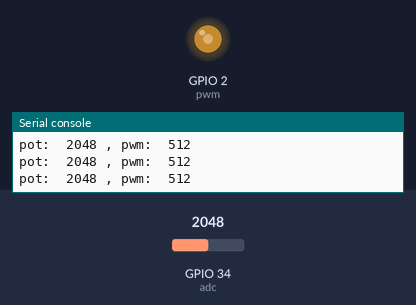
Recording of a program running on a simulated ESP32 board running MicroPython. Parts: output pins drawn as LEDs (lit = HIGH), the last lines printed to the serial console. Inputs (shaded band) come from the test bench; at power-on: GPIO 34 (adc) = 2048 (analog values on the 0–4095 scale).

Above: at 1.2 s.
1.3 s: GPIO 34 (adc) set to 2866
At 2.0 s:
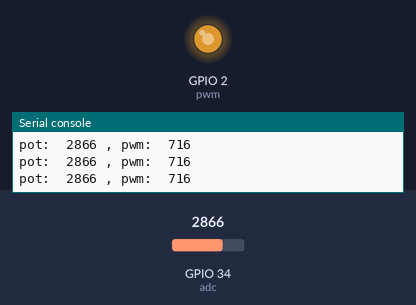
2.8 s: GPIO 34 (adc) set to 3603
At 3.3 s:
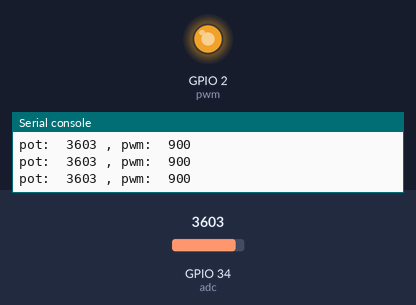
4.3 s: GPIO 34 (adc) set to 491
At 4.7 s:
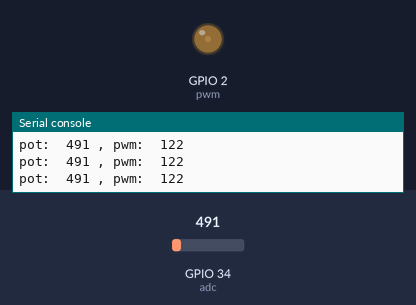
5.8 s: GPIO 34 (adc) set to 0
At 7.2 s:
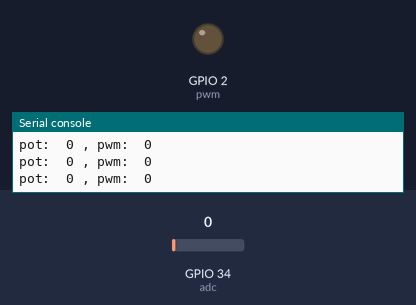
Timing chart, 0 to 8.3 s (numbered marks = the images above; inputs shaded):
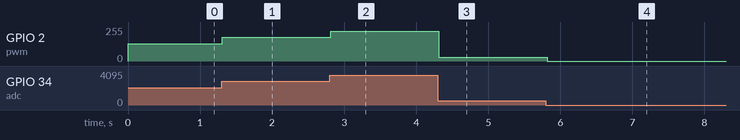

Measured:
- after the input at 1.3 s, GPIO 2 (pwm): 128/255 → 178/255 at once
- after the input at 2.8 s, GPIO 2 (pwm): 178/255 → 224/255 at once
- after the input at 4.3 s, GPIO 2 (pwm): 224/255 → 30/255 at once
- after the input at 5.8 s, GPIO 2 (pwm): 30/255 → 0/255 at once

The program:

read_potentiometer.py
```python
"""
By default, ADC values are 12 bits, therefore they range from 0 to 4095.
By default, PWM values are 10 bits, therefore they range from 0 to 1023
**Scale ADC value to the PWM range to correctly control the LED, so divide
1023/4095 = 0.25, and multiply actual ADC value by 0.25
"""

from machine import ADC, Pin, PWM
from time import sleep

pwm = PWM(Pin(2))
adc = ADC(Pin(34))

adc.atten(ADC.ATTN_11DB)	#full range: 3.3V

while True:
    pot_value = adc.read()
    pwm_value = int(pot_value * 0.25)
    print("pot: ", pot_value, ", pwm: ", pwm_value)
    pwm.duty(pwm_value)
    sleep(0.1)
```
